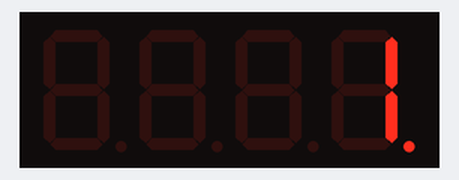
Bench run of a sketch on a simulated Arduino Uno, built with avr-gcc and run on an emulated ATmega328P. On the bench: 4-digit seven-segment display.

Above: at 0.12 s.
At 5.12 s:
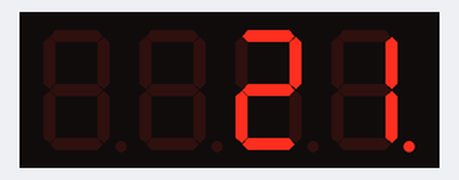
At 10.12 s:
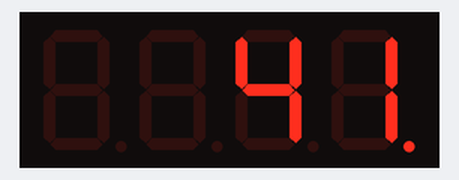
At 20.12 s:
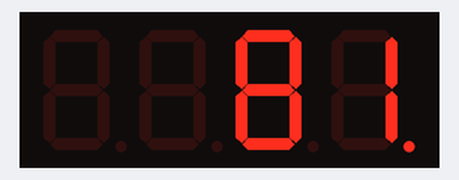
At 29.87 s:
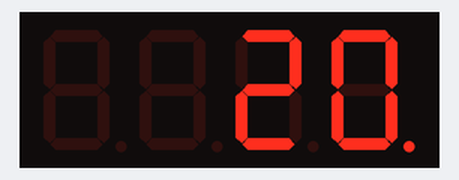
At 39.87 s:
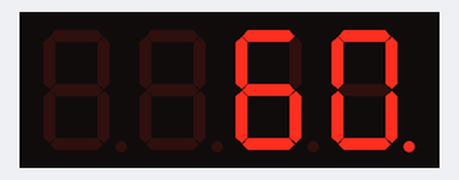

The sketch:

seven.ino
```cpp
#include "SevSeg.h"
SevSeg sevseg;

void setup(){
    byte numDigits = 4;
    byte digitPins[] = {2, 3, 4, 5};
    byte segmentPins[] = {6, 7, 8, 9, 10, 11, 12, 13};
    sevseg.begin(COMMON_CATHODE, numDigits, digitPins, segmentPins);
}

void loop() {
    for (int i = 1; i <= 100; i++) {
        sevseg.setNumber(i, 0);
        sevseg.setBrightness(90);
        unsigned long startTime = millis();
        while(millis() - startTime < 250) { // keep updating the display for 1 second
            sevseg.refreshDisplay();
        }
    }
}
```
